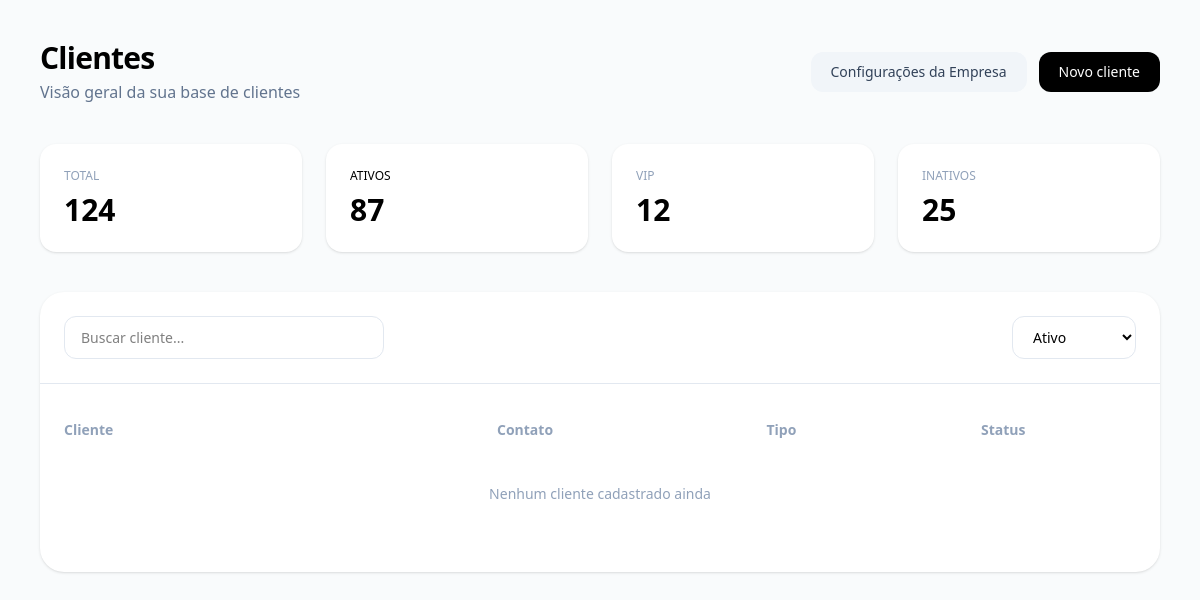
The app's page /usuarios/clientes/ (signed in), older data.
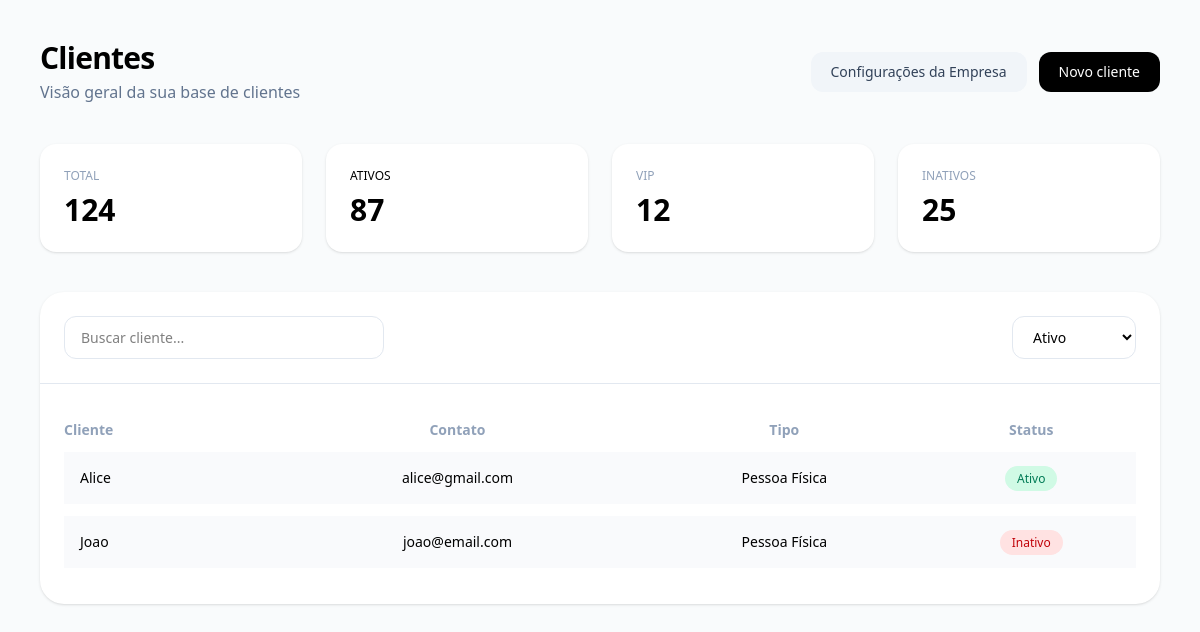
The same page, newer data.
### usuarios/models.py (models this page shows, shortened)
class Cliente(models.Model):
    TIPO_CHOICES = [
        ('PF', 'Pessoa Física'),
        ('PJ', 'Pessoa Jurídica'),
    ]
    nome = models.CharField(max_length=255)
    email = models.EmailField(max_length=255)
    tipo = models.CharField(max_length=2, choices=TIPO_CHOICES, default='PF')
    status = models.BooleanField(default=True)
    user = models.ForeignKey(User, on_delete=models.CASCADE)

### usuarios/views.py (the view, shortened to what this page needs)
# urls.py: path("clientes/", views.clientes, name='clientes'),
@login_required
def clientes(request):
    if request.method == 'GET':
        clientes = Cliente.objects.filter(user=request.user)
        return render(request, 'clientes.html', {'clientes': clientes})

### usuarios/templates/clientes.html (shortened to what this page needs)
{% extends 'base.html' %}
{% block 'body' %}
    <div class="max-w-7xl mx-auto p-10 space-y-10">
        <div class="flex justify-between items-center">
            <div>
                <h1 class="text-3xl font-semibold tracking-tight">Clientes</h1>
                <p class="text-slate-500 mt-1">Visão geral da sua base de clientes</p>
            </div>
            <div class="flex gap-3">
                <a href="#"
                   class="bg-slate-100 text-slate-700 px-5 py-2.5 rounded-xl text-sm font-medium hover:bg-slate-200 transition-colors">
                    Configurações da Empresa
                </a>
                <button onclick="abrirModal()"
                        class="bg-black text-white px-5 py-2.5 rounded-xl text-sm font-medium hover:opacity-90 transition-opacity">
                    Novo cliente
                </button>
            </div>
        </div>
        <div class="grid grid-cols-1 md:grid-cols-4 gap-6">
            <div class="bg-white rounded-2xl p-6 shadow-sm">
                <p class="text-xs text-slate-400">TOTAL</p>
                <h2 class="text-3xl font-semibold mt-2">124</h2>
            </div>
            <div class="bg-white rounded-2xl p-6 shadow-sm">
                <p class="text-xs text-slate-
                    </tbody>
                </table>400">ATIVOS</p>
                <h2 class="text-3xl font-semibold mt-2">87</h2>
            </div>
            <div class="bg-white rounded-2xl p-6 shadow-sm">
                <p class="text-xs text-slate-400">VIP</p>
                <h2 class="text-3xl font-semibold mt-2">12</h2>
            </div>
            <div class="bg-white rounded-2xl p-6 shadow-sm">
                <p class="text-xs text-slate-400">INATIVOS</p>
                <h2 class="text-3xl font-semibold mt-2">25</h2>
            </div>
        </div>
        <div class="bg-white rounded-3xl shadow-sm">
            <div class="flex flex-col md:flex-row gap-4 justify-between p-6 border-b border-slate-200">
                <input class="border border-slate-200 rounded-xl px-4 py-2.5 text-sm w-full md:w-80 focus:ring-4 focus:ring-slate-100 outline-none"
                       placeholder="Buscar cliente..." />
                <div class="flex gap-3">
                    <select class="border border-slate-200 rounded-xl pl-4 pr-10 py-2.5 text-sm">
                        <option>Ativo</option>
                    </select>
                </div>
            </div>
            <div class="p-6">
                <table class="w-full text-sm border-separate border-spacing-y-3">
                    <thead class="text-slate-400">
                        <tr>
                            <th class="text-left">Cliente</th>
                            <th>Contato</th>
                            <th>Tipo</th>
                            <th>Status</th>
                        </tr>
                    </thead>
                    <tbody>
                    {% for cliente in clientes %}
                        <tr class="bg-[#f9fafc] rounded-xl">
                            <td class="p-4 font-medium">
                                <a href="#" class="hover:text-indigo-600">{{ cliente.nome }}</a>
                            </td>
                            <td class="text-center">{{ cliente.email }}</td>
                            <td class="text-center">{{ cliente.get_tipo_display }}</td>
                            <td class="text-center">
                                {% if cliente.status %}
                                    <span class="bg-emerald-100 text-emerald-700 px-3 py-1 rounded-full text-xs">Ativo</span>
                                {% else %}
                                    <span class="bg-red-100 text-red-700 px-3 py-1 rounded-full text-xs">Inativo</span>
                                {% endif %}
                            </td>
                        </tr>
                    {% empty %}
                        <tr>
                            <td colspan="4" class="text-center p-8 text-slate-400">
                                Nenhum cliente cadastrado ainda
                            </td>
                        </tr>
                    {% endfor %}
                </tbody>
                </table>
            </div>
        </div>
    </div>
{% endblock 'body' %}

### usuarios/templates/base.html (shortened to what this page needs)
<!DOCTYPE html>
<html>
    <head>
        <script src="https://cdn.jsdelivr.net/npm/@tailwindcss/browser@4"></script>
    </head>
    <body class="bg-slate-100/40">
        {% block 'body' %}
        {% endblock 'body' %}
    </body>
</html>

Row changes from the older to the newer data that the page shows:
added Cliente: nome "Alice", email "alice@gmail.com", tipo "Pessoa Física", status "Ativo"
added Cliente: nome "Joao", email "joao@email.com", tipo "Pessoa Física", status "Inativo"
Text that changed along with them:
text no longer shown: "Nenhum cliente cadastrado ainda"
